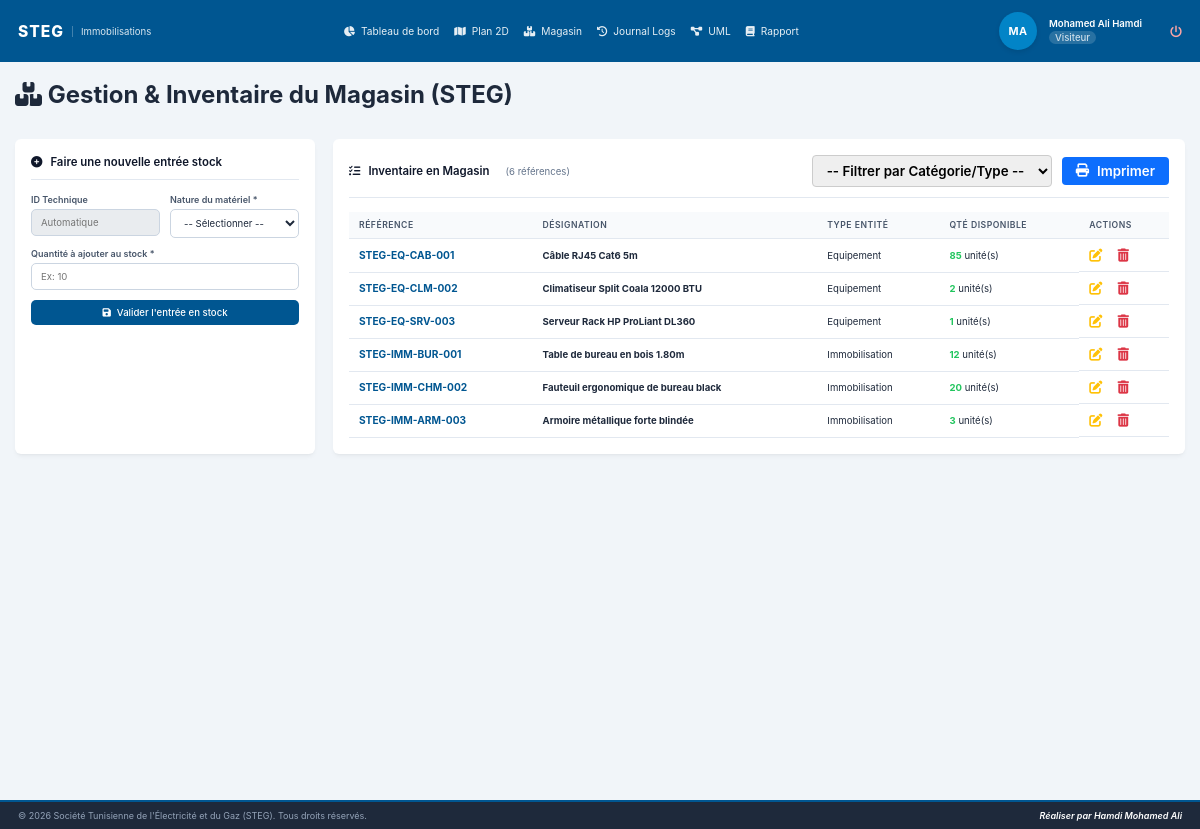
Before: /code/views/gestion_magasin.php (signed in) with the older database file.
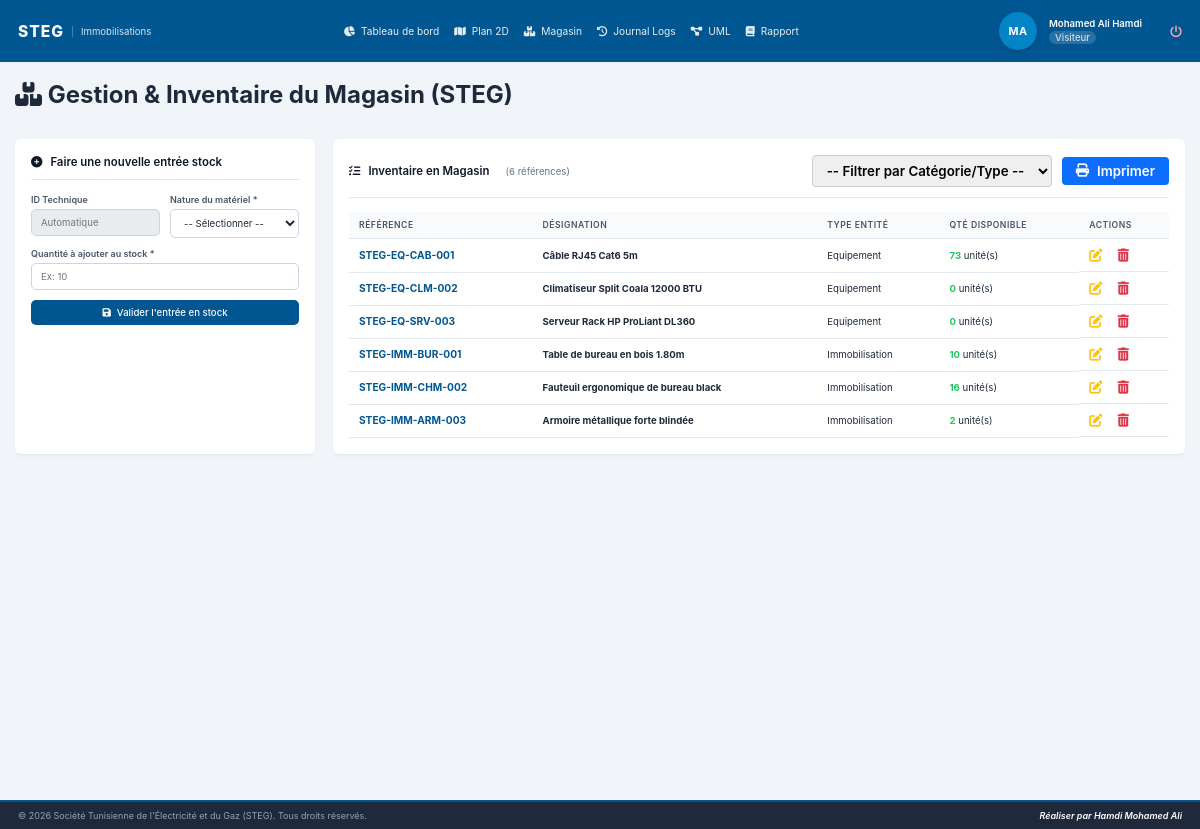
After: the same page with the newer database file.
### tables this page shows
CREATE TABLE `magasin` (
  `idMagasin` int(11) NOT NULL,
  `typeEntite` enum('Equipement','Immobilisation') NOT NULL,
  `idCible` int(11) NOT NULL,
  `referenceInterne` varchar(50) DEFAULT NULL,
  `quantiteStock` int(11) NOT NULL DEFAULT 0,
  `quantiteDisponible` int(11) NOT NULL DEFAULT 0,
  `dateReception` date NOT NULL,
  `statut` enum('En stock','Deployé','En maintenance') DEFAULT 'En stock'
);

### code/views/gestion_magasin.php (the view, shortened to what the changed rows need)
<?php
require_once '../includes/header.php';
require_once '../includes/navbar.php';
require_once '../config/db.php';
$isEditMode      = false;
$form_id         = '';
$current_page = basename($_SERVER['PHP_SELF']);
$stocksMagasin = [];
try {
    $stocksMagasin = $pdo->query("
        SELECT m.*,
               CASE
                    WHEN m.typeEntite = 'Equipement'     THEN e.libelle
                    WHEN m.typeEntite = 'Immobilisation' THEN i.libelle
                    ELSE 'N/A'
               END AS designation,
               CASE
                    WHEN m.typeEntite = 'Equipement'     THEN e.typeEquip
                    WHEN m.typeEntite = 'Immobilisation' THEN i.typeImmo
                    ELSE ''
               END AS itemTypeCategory
        FROM magasin m
        LEFT JOIN Equipements     e ON m.typeEntite = 'Equipement'     AND m.idCible = e.idEquip
        LEFT JOIN immobilisations i ON m.typeEntite = 'Immobilisation' AND m.idCible = i.idImmo
        ORDER BY m.idMagasin ASC
    ")->fetchAll(PDO::FETCH_ASSOC);
} catch (PDOException $e) {
    $errorMsg = "Impossible de charger l'inventaire : " . $e->getMessage();
}
?>
<div class="users-wrapper">
    <div class="users-header">
        <h1><i class="fa-solid fa-boxes-stacked"></i> Gestion &amp; Inventaire du Magasin (STEG)</h1>
    </div>
    <br>
    <div class="users-grid">
        <div class="users-card card-form">
            <h2>
                <i class="fa-solid <?= $isEditMode ? 'fa-pen-to-square' : 'fa-plus-circle' ?>"></i>
                <?= $isEditMode ? "Modifier le lot ID : " . htmlspecialchars($form_id) : "Faire une nouvelle entrée stock" ?>
            </h2>
        </div>
        <div class="users-card card-table">
            <div style="display:flex;justify-content:space-between;align-items:center;margin-bottom:10px;flex-wrap:wrap;gap:10px;">
                <h2 style="margin:0;">
                    <i class="fa-solid fa-list-check"></i> Inventaire en Magasin
                    <span style="font-size:0.8rem;color:#64748b;font-weight:400;margin-left:8px;">
                        (<?= count($stocksMagasin) ?> référence<?= count($stocksMagasin) > 1 ? 's' : '' ?>)
                    </span>
                </h2>
            </div>
            <div class="table-scroll">
                <table class="steg-table">
                    <thead>
                        <tr>
                            <th>Référence</th>
                            <th>Désignation</th>
                            <th>Type Entité</th>
                            <th>Qté Disponible</th>
                            <th class="btn-action">Actions</th>
                        </tr>
                    </thead>
                    <tbody id="magasin-table-body">
                        <?php foreach ($stocksMagasin as $stock): ?>
                        <?php $slugRole = strtolower(preg_replace('/[^a-zA-Z0-9]/', '-', $stock['typeEntite'])); ?>
                        <tr data-item-type="<?= htmlspecialchars($stock['itemTypeCategory']) ?>">
                            <td class="cell-user-id"><strong><?= htmlspecialchars($stock['referenceInterne']) ?></strong></td>
                            <td><strong><?= htmlspecialchars($stock['designation'] ?? 'N/A') ?></strong></td>
                            <td>
                                <span class="badge-role-type role-<?= $slugRole ?>">
                                    <?= htmlspecialchars($stock['typeEntite']) ?>
                                </span>
                            </td>
                            <td>
                                <strong style="color: #22c55e;"><?= (int)$stock['quantiteDisponible'] ?></strong> unité(s)
                            </td>
                            <td class="btn-action" style="white-space:nowrap; display: flex; align-items: center;">
                                <a href="<?= htmlspecialchars($current_page) ?>?edit=<?= intval($stock['idMagasin']) ?>" title="Modifier" style="color:#ffc107;margin-right:15px;font-size:1.1rem; text-decoration: none;">
                                    <i class="fa-solid fa-pen-to-square"></i>
                                </a>
                                <form action="<?= htmlspecialchars($current_page) ?>" method="POST" onsubmit="return confirm('Supprimer définitivement l\'article « <?= htmlspecialchars(addslashes($stock['designation'])) ?> » du stock ?');" style="margin: 0; padding: 0;">
                                    <button type="submit" style="background: none; border: none; color: #dc3545; font-size: 1.1rem; cursor: pointer; padding: 0;">
                                        <i class="fa-solid fa-trash-can"></i>
                                    </button>
                                </form>
                            </td>
                        </tr>
                        <?php endforeach; ?>
                    </tbody>
                </table>
            </div>
        </div>
    </div>
</div>
<?php require_once '../includes/footer.php'; ?>

Changed rows visible on the page:
changed magasin "STEG-EQ-CAB-001": quantiteDisponible "85" → "73"
changed magasin "STEG-EQ-CLM-002": quantiteDisponible "2" → "0"
changed magasin "STEG-EQ-SRV-003": quantiteDisponible "1" → "0"
changed magasin "STEG-IMM-BUR-001": quantiteDisponible "12" → "10"
changed magasin "STEG-IMM-CHM-002": quantiteDisponible "20" → "16"
changed magasin "STEG-IMM-ARM-003": quantiteDisponible "3" → "2"
